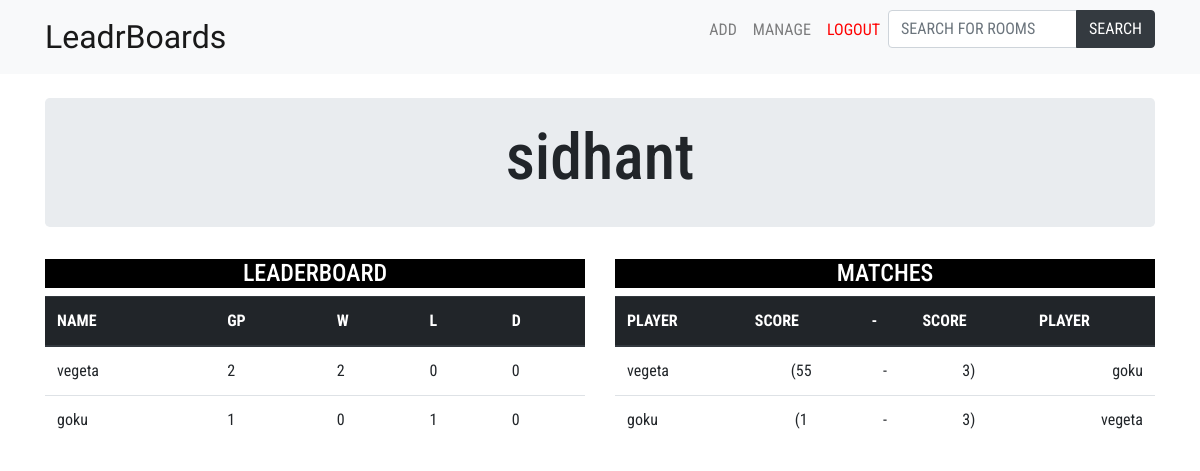
Screenshot of /room/dashboard/ (signed in) with the database file from the repository.
### room/models.py (models this page shows, shortened)
class Player(models.Model):
    user = models.ForeignKey(User, on_delete=models.CASCADE,  null=True)
    name = models.CharField(max_length=256)
    wins = models.PositiveIntegerField()
    loss = models.PositiveIntegerField()
    draw = models.PositiveIntegerField()
    games_played = models.PositiveIntegerField()
    class Meta:
        ordering = ["-wins"]
    def __str__(self):
        return self.name

class Match(models.Model):
    p1_name = models.ForeignKey(Player, on_delete=models.CASCADE ,related_name='p1')
    p2_name = models.ForeignKey(Player, on_delete=models.CASCADE, related_name='p2')
    p1_score = models.PositiveIntegerField()
    p2_score = models.PositiveIntegerField()
    date = models.DateTimeField()
    user = models.ForeignKey(User, on_delete=models.CASCADE, related_name='room_owner', null=True)
    class Meta:
        ordering = ["-date"]

### room/views.py (the view)
# urls.py: path('dashboard/', views.Dashboard, name='dashboard'),
@login_required(login_url='home')
def Dashboard(request):
    Users = get_user_model()
    players = Player.objects.filter(user=request.user)
    matches = Match.objects.filter(user=request.user)
    user = Users.objects.get(username__iexact=request.user)
    return render(request, 'dashboard.html', {'players': players, 'matches': matches, 'user':user})

### templates/dashboard.html (shortened to what this page needs)
{% extends "base.html" %}
{% load bootstrap3 %}
{% block content %}
<div class="container">
  <div class="jumbotron jumbotron-other" align=center>
    <h1 class="label-for-user">{{user.username}}</h1>
  </div>
  <div class="row">
    <div class="col" align="center">
      <h4 class="labels-for-tables">LEADERBOARD</h4>
      <table class="table table-hover">
      <thead class="thead-dark">
       <tr>
         <th scope="col">NAME</th>
         <th scope="col">GP</th>
         <th scope="col">W</th>
         <th scope="col">L</th>
         <th scope="col">D</th>
       </tr>
      </thead>
      <tbody>
        {% for player in players %}
         <tr>
           <td>{{player.name}}</td>
           <td>{{player.games_played}}</td>
           <td>{{player.wins}}</td>
           <td>{{player.loss}}</td>
           <td>{{player.draw}}</td>
         </tr>
        {% endfor %}
      </tbody>
      </table>
    </div>
    <div class="col" align="center">
      <h4 class="labels-for-tables">MATCHES</h4>
      <table class="table table-hover">
      <thead class="thead-dark">
       <tr>
         <th scope="col">PLAYER</th>
         <th scope="col">SCORE</th>
         <th scope="col">-</th>
         <th scope="col">SCORE</th>
         <th scope="col">PLAYER</th>
       </tr>
      </thead>
      <tbody>
        {% for match in matches %}
         <tr>
           <td align="left" valign="left">{{match.p1_name}}</td>
           <td align="center" valign="middle">({{match.p1_score}}</td>
           <td align="center" valign="middle">-</td>
           <td align="center" valign="middle">{{match.p2_score}})</td>
           <td align="right" valign="right">{{match.p2_name}}</td>
         </tr>
        {% endfor %}
      </tbody>
      </table>
    </div>
  </div>
</div>
{% endblock %}

### templates/base.html (shortened to what this page needs)
<!DOCTYPE html>
{% load staticfiles %}
<html lang="en" dir="ltr">
  <head>
    <link rel="stylesheet" href="https://maxcdn.bootstrapcdn.com/bootstrap/4.0.0/css/bootstrap.min.css">
    <link rel="stylesheet" href="{% static 'main.css' %}">
  </head>
  <body>
    <nav class="navbar navbar-expand-lg navbar-light bg-light">
      <div class="container">
        <a class="navbar-brand light navbar-title" href="{% url 'home' %}">LeadrBoards</a>
        <ul class="navbar-nav navbar-right">
          {% if user.is_authenticated %}
            <li class="nav-item"><a href="{% url 'room:add' %}" class="nav-link">ADD</a></li>
            <li class="nav-item"><a href="{% url 'room:manage'%}" class="nav-link">MANAGE</a></li>
            <li class="nav-item"><a href="{% url 'account:logout' %}" class="nav-link" style="color:red">LOGOUT</a></li>
            <li class="nav-item">
              <form class="form-inline" action="{% url 'account:search' %}" method="GET">
                <div class="input-group mb-3">
                  <input name="search" type="text" class="form-control" placeholder="SEARCH FOR ROOMS" value={{request.GET.search}}>
                    <div class="input-group-append">
                      <button class="btn btn-dark" type="submit">SEARCH</button>
                    </div>
                  </div>
                </form>
            </li
          </ul>
          {% endif %}
      </div>
    </nav>
    <br>
{% block content %}
{% endblock %}
  </body>
</html>

### static/main.css (style rules this page uses)
body { font-family: 'Roboto Condensed', sans-serif; }
.labels-for-tables { background: black; color: white; }
.jumbotron-other { padding-top: 2%; padding-bottom: 2%; }
.label-for-user { font-size: 400%; }
.navbar-title { font-family: 'Sniglet', cursive; font-size: 200%; color: black; }

### rows the page displays
Player: name "vegeta", games_played "2", wins "2", loss "0", draw "0"
Player: name "goku", games_played "1", wins "0", loss "1", draw "0"
Match: p1_name "vegeta", p1_score "55", p2_score "3", p2_name "goku"
Match: p1_name "goku", p1_score "1", p2_score "3", p2_name "vegeta"

### other values shown
{{ user.username }} "sidhant"
